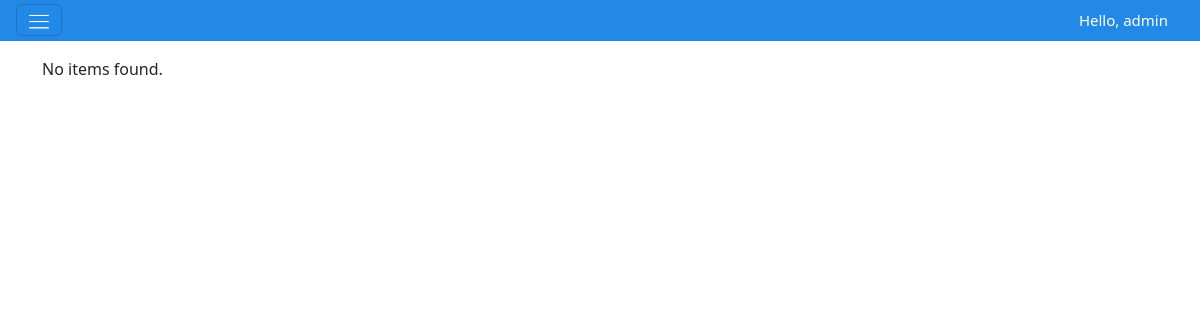
Page /interfaces/admin/dashboard_admin.php (signed in) on the earlier database version.
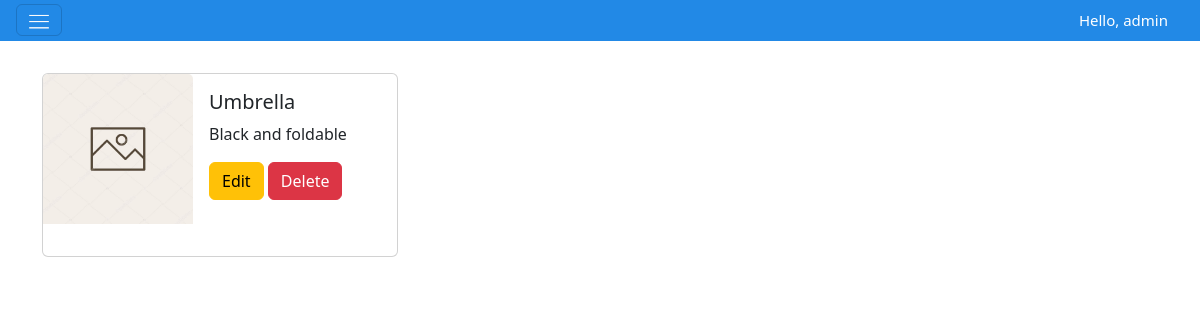
Same page on the later database version.
### tables this page shows
CREATE TABLE items (
        id INTEGER PRIMARY KEY AUTOINCREMENT,
        user_id INTEGER NOT NULL,
        title TEXT NOT NULL,
        description TEXT,
        item_type TEXT NOT NULL,     -- 'lost' or 'found'
        category_id INTEGER,
        location_lost TEXT,
        location_found TEXT,
        date_lost_or_found DATE,
        status TEXT DEFAULT 'open',  -- 'open', 'claimed', 'closed'
        current_location TEXT,
        image_path TEXT,
        created_at DATETIME DEFAULT CURRENT_TIMESTAMP,
        -- updated_at DATETIME DEFAULT CURRENT_TIMESTAMP,
        claimed_by_user_id INTEGER,
        claimed_at DATETIME,

        FOREIGN KEY (user_id) REFERENCES users(id) ON DELETE CASCADE,
        FOREIGN KEY (claimed_by_user_id) REFERENCES users(id) ON DELETE SET NULL,
        FOREIGN KEY (category_id) REFERENCES categories(id)
    );

### interfaces/admin/dashboard_admin.php (the view, shortened to what this page needs)
<?php
$admin = $_SESSION["user"];
$db = get_db();
$action = $_GET["action"] ?? "list";
$items = [];
$result = $db->query("SELECT * FROM items ORDER BY id DESC");
while ($row = $result->fetchArray(SQLITE3_ASSOC)) {
    $items[] = $row;
}
?>
<!DOCTYPE html>
<html lang="en">
<head>
    <link rel="stylesheet" href="../../reusable/header.css">
    <link rel="stylesheet" href="../../reusable/cards.css">
    <link href="https://cdn.jsdelivr.net/npm/bootstrap@5.3.8/dist/css/bootstrap.min.css" rel="stylesheet">
</head>
<body class="m-0 border-0 bd-example">
<nav class="navbar p-1 sticky-top">
    <div class="container-fluid">
        <button class="navbar-toggler" type="button" data-bs-toggle="offcanvas"
                data-bs-target="#offcanvasWithBothOptions" aria-controls="offcanvasWithBothOptions"
                aria-expanded="false" aria-label="Toggle navigation">
            <img src="/assets/hamburger.png" alt="hamburger icon" width="20px" height="20px">
        </button>
        <a class="navbar-brand ms-auto text-white" href="#">Hello, <?php echo htmlspecialchars($admin["username"]); ?></a>
    </div>
</nav>
<div class="container my-3">
    <?php if ($action === "create"): ?>
        <h3>Add New Item</h3>
        <form method="post" action="?action=store" enctype="multipart/form-data">
                <input type="text" name="title" placeholder="Title" required>
                <textarea name="description" placeholder="Description"></textarea>
                <select name="item_type" required>
                    <option value="">Select Type</option>
                    <option value="lost">Lost</option>
                    <option value="found">Found</option>
                </select>
                <input type="text" name="location_lost" placeholder="Location Lost">
                <input type="text" name="location_found" placeholder="Location Found">
                <input type="date" name="date_lost_or_found" placeholder="Date Lost/Found">
                <input type="text" name="current_location" placeholder="Current Location">
                <button class="btn" type="submit">Save</button>
                <a class="btn" href="dashboard_admin.php">Cancel</a>
            </form>
    <?php else: ?>
        <div class="row">
            <?php if (empty($items)): ?>
                <p>No items found.</p>
            <?php else: ?>
                <?php foreach ($items as $it): ?>
                    <div class="col-md-4">
                        <div class="card h-100 my-3">
                            <img src="/assets/image.png" class="card-img-top" alt="Item image">
                            <div class="card-body">
                                <h5 class="card-title"><?php echo htmlspecialchars($it["title"]); ?></h5>
                                <p class="card-text"><?php echo htmlspecialchars($it["description"]); ?></p>
                                <a href="?action=edit&id=<?php echo (int)$it["id"]; ?>" class="btn btn-warning">Edit</a>
                                <a href="?action=delete&id=<?php echo (int)$it["id"]; ?>" class="btn btn-danger"
                                   onclick="return confirm('Delete this item?');">Delete</a>
                            </div>
                        </div>
                    </div>
                <?php endforeach; ?>
            <?php endif; ?>
        </div>
    <?php endif; ?>
</div>
</body>
</html>

### reusable/header.css (style rules this page uses)
:root { --color-primary: #2289e6; --color-ui-accent: #afdccd; --color-ui-surface: #f8f8f8; --lost-color: #ff0000; --found-color: #2289e6; --claimed-color: #558d57; --pending-color: #ffa629; }
.navbar-brand { font-size: 15px !important; color: white; }
nav { background-color: var(--color-primary); }

### reusable/cards.css (style rules this page uses)
:root { --color-primary: #2289e6; --color-ui-accent: #afdccd; --color-ui-surface: #f8f8f8; --lost-color: #ff0000; --found-color: #2289e6; --claimed-color: #558d57; --pending-color: #ffa629; }
.card { display: flex !important; flex-direction: row !important; }
.card img { height: 150px; width: 150px; }

Differences in the rows shown:
added items: title "Umbrella", description "Black and foldable"
Other differences:
text no longer shown: "No items found."
